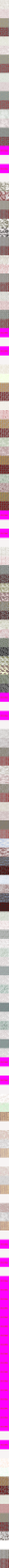
#> input picture Как должно выглядеть/Материалы/Texture2DArray/CartographyAdventureTerrainTextureArray.png, 128 x 22016 px (shown at 1/15 size)
$ python soq_bake_terrain.py
#> lines starting #> are read from the running program, lines starting #| are printed output that depends on the picture
#!/usr/bin/env python3
# -*- coding: utf-8 -*-
"""
Собирает тайлы рельефа из настоящих текстур Songs of Conquest.

В дампе лежит `Texture2DArray/CartographyAdventureTerrainTextureArray.png` —
это Texture2DArray 128x128, разложенная «лентой» по вертикали: 172 слоя.
Слои идут парами: [подложка, полог]. Полог — маска (альфа = крона, красный
канал = её освещённость), поэтому в игре он накладывается поверх земли и даёт
ту самую «шумную» траву/лес без квадратных границ биомов.

Что делает скрипт:
  1. читает ленту и режет её на слои;
  2. для каждого из 16 классов рельефа берёт слой подложки и подкрашивает его
     в цвет класса — структура земли остаётся настоящей; печёт в
     Resources/Art/SoQ/Terrain/<имя>.png (основная карта партии не трогается);
  3. нормализует среднюю яркость всех тайлов к одной величине (иначе снег
     «выгорает», а лес проваливается в чёрное);
  4. печёт `soq_road.png` — кусок настоящей грунтовой дороги (RGB дорожной
     ленты), которым потом рисуются дороги на карте;
  5. пишет отчёт с измеренной яркостью.

Запуск:  python3 tools/soq_bake_terrain.py [--dump DIR]
Требуется Pillow. Скрипт идемпотентен.
"""
import argparse
import math
import os
import random
import sys

try:
    from PIL import Image, ImageFilter
except ImportError:  # pragma: no cover
    print("Нужен Pillow: pip install --user pillow", file=sys.stderr)
    raise

ROOT = os.path.dirname(os.path.dirname(os.path.abspath(__file__)))
DEFAULT_DUMP = os.path.join(ROOT, "Как должно выглядеть", "Материалы")
# Отдельная папка: Resources/Art/Terrain — это тайлы ОСНОВНОЙ карты партии
# (WorldMapView). Карта SoQ берёт свои тайлы отсюда, чтобы не менять вид игры.
OUT_TERRAIN = os.path.join(ROOT, "Assets", "IronThrone", "Resources", "Art", "SoQ", "Terrain")
OUT_SOQ = os.path.join(ROOT, "Assets", "IronThrone", "Resources", "Art", "SoQ")

TILE = 128
# Целевая средняя яркость тайла: все классы приводятся к ней, чтобы карта
# не «светилась» пятнами разной экспозиции.
TARGET_LUMA = 116.0

# Класс -> (файл, слой, цвет подкраски, доля подкраски, целевая яркость).
#
# Главное правило SoQ: земля — это ВСЕГДА трава/песок/камень, а лес — не
# «ковёр из крон», а отдельные деревья-спрайты на обычной траве. Поэтому
# классы ForestMix/ForestPine берут тёмно-зелёные слои травы, а не 102/106
# (там нарисован частокол сосен — на карте он превращался в «чешую»).
#
# Лента — Texture2DArray 128x128, 172 слоя; чётные слои — подложки.
CLASSES = [
    # имя файла        слой  цвет                    доля  яркость
    # Оттенки подобраны по скриншотам SoQ: трава там ОЛИВКОВАЯ (R ≈ G, B сильно
    # ниже), а не насыщенно-зелёная. Иначе карта выглядит «мультяшной».
    ("000_grass",        8,   (0.62, 0.57, 0.30),     0.85,  104),
    ("010_tundra",      60,   (0.58, 0.54, 0.34),     0.80,   98),
    ("024_dirt",         0,   (0.56, 0.46, 0.28),     0.70,   94),
    ("028_dry",         88,   (0.62, 0.54, 0.30),     0.75,   98),
    ("034_rock_green", 164,   (0.54, 0.56, 0.42),     0.80,   96),
    ("040_sand",        40,   (0.72, 0.66, 0.46),     0.80,  112),
    ("042_sand_rock",   44,   (0.62, 0.58, 0.44),     0.80,  104),
    ("044_fields",      68,   (0.66, 0.60, 0.24),     0.75,  100),
    ("050_autumn",     124,   (0.70, 0.42, 0.20),     0.70,   96),
    # Скалы: слои 62/94 — это ВЕРТИКАЛЬНЫЕ обрывы (полосатая порода), как земля
    # они читаются «грязной рябью». Поэтому берём каменистый слой 34 и красим
    # его в холодный камень — так в SoQ выглядит подножие гор.
    ("062_rock",        34,   (0.46, 0.47, 0.40),     0.55,   78, 1.1),
    ("094_snow_rock",   34,   (0.72, 0.74, 0.74),     0.60,  104, 1.1),
    ("096_snow",        96,   (0.88, 0.91, 0.96),     0.40,  140),
    ("100_cold_grass", 100,   (0.46, 0.56, 0.38),     0.50,   94),
    ("102_forest_mix",  12,   (0.44, 0.48, 0.26),     0.80,   84),
    ("104_marsh",      104,   (0.44, 0.50, 0.34),     0.75,   88),
    ("106_forest_pine",112,   (0.34, 0.42, 0.26),     0.85,   76),
]


def load_layers(path):
    img = Image.open(path).convert("RGBA")
#> img is the input picture: PIL image 128x22016 RGBA; mean R, G, B, A 106.3, 35.9, 65.2, 122
    w, h = img.size
#> w = 128; h = 22016
    count = h // w
#> count = 172
    return [img.crop((0, i * w, w, (i + 1) * w)) for i in range(count)]


def over(base, top):
    """Наложить полог на подложку по его альфе — как это делает SoQ."""
    b = base.convert("RGBA")
    t = top.convert("RGBA")
    return Image.alpha_composite(b, t).convert("RGB")


def colorize(ground, tint, amount):
    """
    Яркость настоящего слоя -> цвет класса. Структура (травинки, галька, кроны)
    сохраняется, уходит только холодный уклон и разнобой экспозиции.
    """
    px = ground.load()
    out = Image.new("RGB", (TILE, TILE))
    o = out.load()
    tr, tg, tb = tint
    tl = max(1e-3, 0.299 * tr + 0.587 * tg + 0.114 * tb)
    tr, tg, tb = tr / tl, tg / tl, tb / tl
    for y in range(TILE):
        for x in range(TILE):
            c = px[x, y]
            r, g, b = c[0], c[1], c[2]
            lum = 0.299 * r + 0.587 * g + 0.114 * b
            rr = r * (1 - amount) + lum * tr * amount
            rg = g * (1 - amount) + lum * tg * amount
            rb = b * (1 - amount) + lum * tb * amount
            o[x, y] = (min(255, int(rr)), min(255, int(rg)), min(255, int(rb)))
    return out


def luma(img):
    px = img.load()
    total = 0.0
    for y in range(0, TILE, 2):
        for x in range(0, TILE, 2):
            r, g, b = px[x, y]
            total += 0.299 * r + 0.587 * g + 0.114 * b
    return total / ((TILE // 2) * (TILE // 2))


def normalize(img, target=None):
    """
    Приводит среднюю яркость тайла к целевой. Гамма применяется к яркости,
    а не к каналам: оттенок не уезжает, пересветов не бывает.
    """
    target = TARGET_LUMA if target is None else target
    cur = max(2.0, luma(img))
    gamma = math.log(target / 255.0) / math.log(cur / 255.0)
    lut = [min(255, int(255.0 * ((v / 255.0) ** gamma) + 0.5)) for v in range(256)]
    px = img.load()
    for y in range(TILE):
        for x in range(TILE):
            r, g, b = px[x, y]
            l = 0.299 * r + 0.587 * g + 0.114 * b
            if l < 1.0:
                px[x, y] = (0, 0, 0)
                continue
            k = lut[int(l)] / l
            px[x, y] = (min(255, int(r * k)), min(255, int(g * k)), min(255, int(b * k)))
    return gamma


def crop_road(layers):
    """
    Мостовая для карты SoQ.

    В дорожной ленте RGB — это камень, но альфа хранит маску тонких тропинок,
    а не сплошное полотно, поэтому «вырезать кусок дороги» нельзя: в кадр
    попадают полосы и направляющие. Вместо этого собираем мостовую из
    настоящих каменных пикселей всех слоёв: берём только те, где альфа
    высокая, и укладываем их в тайл 128×128 со случайным сдвигом — структура
    камня настоящая, швов и полос нет.
    """
    rng = random.Random(20240611)
    stones = []
    for layer in layers[:14]:
        px = layer.load()
        w, h = layer.size
        for y in range(0, h, 3):
            for x in range(0, w, 3):
                r, g, b, a = px[x, y]
                if a > 200 and r + g + b > 250:
                    # камень SoQ — приглушённый серо-бежевый (~150,150,142), не белый
                    stones.append((min(255, int(r * 0.95 + 34)),
                                   min(255, int(g * 0.95 + 34)),
                                   min(255, int(b * 0.92 + 30))))
    if not stones:
        return Image.new("RGB", (TILE, TILE), (150, 142, 124))

    out = Image.new("RGB", (TILE, TILE))
    op = out.load()
    step = 4
    for y in range(0, TILE, step):
        for x in range(0, TILE, step):
            # средний цвет нескольких камней — получается зернистая мостовая
            n = 3
            acc = [0, 0, 0]
            for _ in range(n):
                r, g, b = stones[rng.randrange(len(stones))]
                acc[0] += r; acc[1] += g; acc[2] += b
            c = (acc[0] // n, acc[1] // n, acc[2] // n)
            for dy in range(step):
                for dx in range(step):
                    if x + dx < TILE and y + dy < TILE:
                        jitter = rng.randint(-8, 8)
                        op[x + dx, y + dy] = tuple(
                            max(0, min(255, v + jitter)) for v in c)
    # лёгкое размытие: камни сливаются в полотно, но фактура остаётся
    out = out.filter(ImageFilter.GaussianBlur(0.5))
    return out


def main():
    ap = argparse.ArgumentParser()
    ap.add_argument("--dump", default=DEFAULT_DUMP)
    args = ap.parse_args()

    src = os.path.join(args.dump, "Texture2DArray")
    terrain_png = os.path.join(src, "CartographyAdventureTerrainTextureArray.png")
    road_png = os.path.join(src, "CartographyAdventureRoadTextureArray.png")
    if not os.path.isfile(terrain_png):
        raise SystemExit("Нет ленты рельефа: " + terrain_png)

    layers = load_layers(terrain_png)
#> layers = 172 items
    print("Слоёв в ленте рельефа:", len(layers))
#| Слоёв в ленте рельефа: 172

    os.makedirs(OUT_TERRAIN, exist_ok=True)
    os.makedirs(OUT_SOQ, exist_ok=True)
    report = []
    for entry in CLASSES:
        name, layer_i, tint, amount, target = entry[:5]
        blur = entry[5] if len(entry) > 5 else 0.0
        img = colorize(layers[layer_i].convert("RGB"), tint, amount)
        k = normalize(img, target)
        if blur > 0:
            # галечник 128->24 px превращается в муар; лёгкое размытие оставляет
            # структуру камня, но убирает «штриховку» при уменьшении
            img = img.filter(ImageFilter.GaussianBlur(blur))
        img.save(os.path.join(OUT_TERRAIN, name + ".png"), optimize=True)
        report.append((name, round(luma(img), 1), round(k, 2)))
#> this loop made 16 passes
#> (cur in normalize, gamma in normalize, k) on passes 1 to 12: (77.84, 0.756, 0.756), (74.27, 0.775, 0.775), (87.71, 0.935, 0.935), (79.37, 0.819, 0.819), (130.1, 1.45, 1.45), (119.8, 1.09, 1.09), (110.4, 1.07, 1.07), (69.96, 0.724, 0.724), (101.2, 1.06, 1.06), (70.9, 0.925, 0.925), (70.91, 0.701, 0.701), (181.2, 1.76, 1.76)
#> pass 1, in main, `img = colorize(layers[layer_i].convert("RGB"), tint, amount)`:
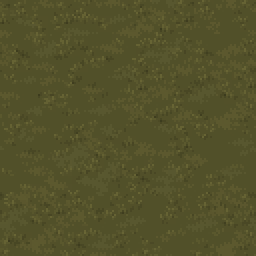
#> img: PIL image 128x128 RGB (shown 2 times larger); mean R, G, B 83.6, 81.9, 42.3
#> pass 2, in main, `img = colorize(layers[layer_i].convert("RGB"), tint, amount)`:
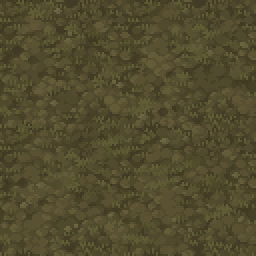
#> img: PIL image 128x128 RGB (shown 2 times larger); mean R, G, B 82.3, 75.7, 46.1
#> after the loop:
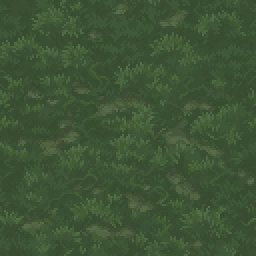
#> img: PIL image 128x128 RGB (shown 2 times larger); mean R, G, B 62.7, 85, 54.2
#> after the loop, report = 16 items, first 6: ('000_grass', 102.7, 0.76), ('010_tundra', 96.9, 0.78), ('024_dirt', 92.7, 0.94), ('028_dry', 97.1, 0.82), ('034_rock_green', 95.7, 1.45), ('040_sand', 110.9, 1.09)

    if os.path.isfile(road_png):
        road_layers = load_layers(road_png)
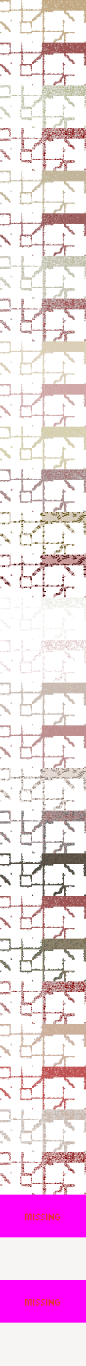
#> input picture Как должно выглядеть/Материалы/Texture2DArray/CartographyAdventureRoadTextureArray.png, 256 x 4096 px (shown at 1/3 size)
#> in load_layers, img is the input picture: PIL image 256x4096 RGBA; mean R, G, B, A 97.6, 50.3, 51.1, 47
#> road_layers = 16 items
        road = crop_road(road_layers)
#> the loop in crop_road, `for layer in layers[:14]:` made 14 passes
#> after the loop in crop_road, `for layer in layers[:14]:`: stones = 1906 items, first 6: (202, 164, 102), (202, 164, 108), (210, 168, 112), (205, 167, 115), (190, 159, 98), (204, 171, 119)
#> in crop_road, `out = out.filter(ImageFilter.GaussianBlur(0.5))`:
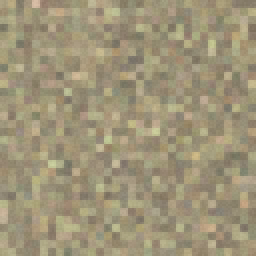
#> out: PIL image 128x128 RGB (shown 2 times larger); mean R, G, B 158.6, 148.1, 120.3
        road.save(os.path.join(OUT_SOQ, "soq_road.png"), optimize=True)
        print("Дорога: soq_road.png 64x64")

    print("Тайлы (файл, средняя яркость, гамма):")
    for name, l, k in report:
        print("  %-16s luma %5.1f  g%.2f" % (name, l, k))
#> this loop made 16 passes
#> (name, l, k) on passes 1 to 12: ('000_grass', 102.7, 0.76), ('010_tundra', 96.9, 0.78), ('024_dirt', 92.7, 0.94), ('028_dry', 97.1, 0.82), ('034_rock_green', 95.7, 1.45), ('040_sand', 110.9, 1.09), ('042_sand_rock', 103.4, 1.07), ('044_fields', 99.1, 0.72), ('050_autumn', 95.1, 1.06), ('062_rock', 76.7, 0.93), ('094_snow_rock', 101.6, 0.7), ('096_snow', 138.9, 1.76)
#|   000_grass        luma 102.7  g0.76
#|   010_tundra       luma  96.9  g0.78
#|   024_dirt         luma  92.7  g0.94
#|   028_dry          luma  97.1  g0.82
#|   034_rock_green   luma  95.7  g1.45
#|   040_sand         luma 110.9  g1.09
#|   042_sand_rock    luma 103.4  g1.07
#|   044_fields       luma  99.1  g0.72
#> (further printed lines are left out)
    print("Записано в", OUT_TERRAIN)
#| Записано в Assets/IronThrone/Resources/Art/SoQ/Terrain
    return 0


if __name__ == "__main__":
    sys.exit(main())
#> (the program exits here)
